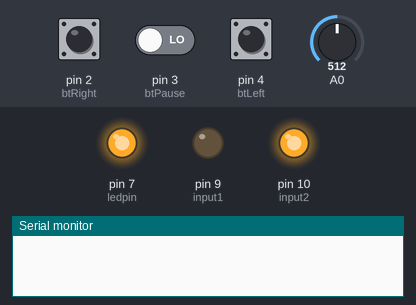
A sketch run on a simulated Arduino Uno, built with avr-gcc and run on an emulated ATmega328P. Parts: output pins drawn as LEDs (lit = HIGH), the last lines printed to the serial monitor. Inputs (shaded band) come from the test bench; at power-on: pin 4 (btLeft) LOW, pin 2 (btRight) LOW, pin 3 (btPause) LOW, A0 = 512.

Above: at 1.2 s.
1.3 s: pin 4 (btLeft) pulled HIGH for 3.2 s
At 4.25 s:
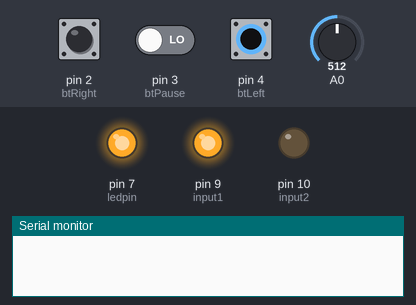
6.0 s: pin 2 (btRight) driven HIGH and pin 3 (btPause) driven HIGH
9.0 s: pin 2 (btRight) pulsed LOW 2 times (0.12 s each, 0.3 s apart)
At 10.8 s:
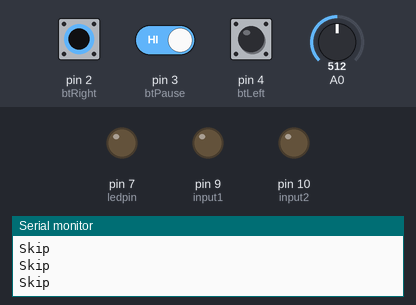
Timing chart, 0 to 12.3 s (numbered marks = the images above; inputs shaded):
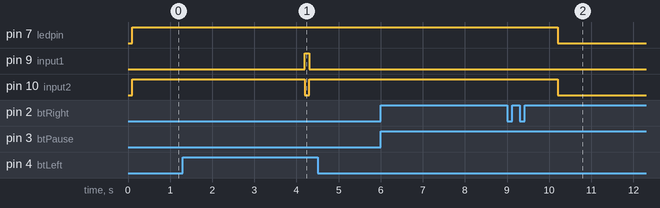

The sketch:

Curtain.ino
```cpp
#include <MsTimer2.h>
int ledpin = 7;
int btRight = 2;
int btPause = 3;
int btLeft = 4;

int input1 = 9;
int input2 = 10;


int RightWay = 10000;

String NewStatus = "";


void setup() {
  Serial.begin(9600);
  pinMode(ledpin, OUTPUT);
  pinMode(btRight, INPUT);
  pinMode(input1, OUTPUT);
  pinMode(input2, OUTPUT);

  MsTimer2::set(100, CheckWay);        // 中断设置函数，每 100ms 进入一次中断
  MsTimer2::start();                //开始计时


}

void CheckWay() {

  if (NewStatus == "Left") {
    digitalWrite(input1, HIGH);
    digitalWrite(input2, LOW);
    RightWay = RightWay + 100;
  }

  if (NewStatus == "Right") {
    digitalWrite(input1, LOW);
    digitalWrite(input2, HIGH);
    RightWay = RightWay - 100;
  }


  if (NewStatus == "Pause") {
    digitalWrite(input1, LOW);
    digitalWrite(input2, LOW);
  }


  //=======
  if (RightWay >= 10000) {
    RightWay = 10000;
    MovePause();
  }

  if (RightWay <= 0) {
    RightWay = 0;
    MovePause();
  }
  //=======

  //Serial.println(RightWay);


  if (NewStatus == "Left" || NewStatus == "Right") {
    digitalWrite(ledpin, HIGH);
  }
  else {
    digitalWrite(ledpin, LOW);
  }


}

void loop() {


  if ((digitalRead(btRight) == HIGH && digitalRead(btPause) == HIGH) || (digitalRead(btRight) == HIGH && digitalRead(btLeft) == HIGH) || (digitalRead(btLeft) == HIGH && digitalRead(btPause) == HIGH) || (digitalRead(btLeft) == HIGH && digitalRead(btPause) == HIGH && digitalRead(btRight) == HIGH)) {
    Serial.println("Skip");
    return;
  } else {


    /*
        if (digitalRead(btRight) == HIGH || digitalRead(btPause) == HIGH || digitalRead(btLeft) == HIGH) {
          digitalWrite(ledpin, HIGH);
        }
        else {
          digitalWrite(ledpin, LOW);
        }
    */


    if (digitalRead(btRight) == HIGH)
    {

      delay(10);
      if (digitalRead(btRight) == HIGH) {
        //Serial.println("Right");
        //MoveRight();
        NewStatus = "Right";
      }


    }


    //=================

    if (digitalRead(btPause) == HIGH) //读取触摸传感器的状态值
    {

      delay(10);
      if (digitalRead(btPause) == HIGH) {
        //Serial.println("Pause");
        //MovePause();
        NewStatus = "Pause";
      }


    }


    //=================

    if (digitalRead(btLeft) == HIGH) //读取触摸传感器的状态值
    {

      delay(10);
      if (digitalRead(btLeft) == HIGH) {
        //Serial.println("Left");
        //MoveLeft();
        NewStatus = "Left";
      }

    }

    //====================

    int value = analogRead(A0);//雨水传感器

    if (value < 1000 )
    {
      NewStatus = "Right";

    }


  }


}


/*void MoveLeft() {
  digitalWrite(input1, HIGH);
  digitalWrite(input2, LOW);
  }


  void MoveRight() {
  digitalWrite(input1, LOW);
  digitalWrite(input2, HIGH);

  }*/

void MovePause() {
  digitalWrite(input1, LOW);
  digitalWrite(input2, LOW);
  NewStatus = "Pause";

}
```

Measured:
- after the input at 1.3 s, pin 9 (input1): LOW → HIGH after 2.9 s, → LOW 0.10 s later; pin 10 (input2): HIGH → LOW after 2.9 s, → HIGH 0.10 s later
